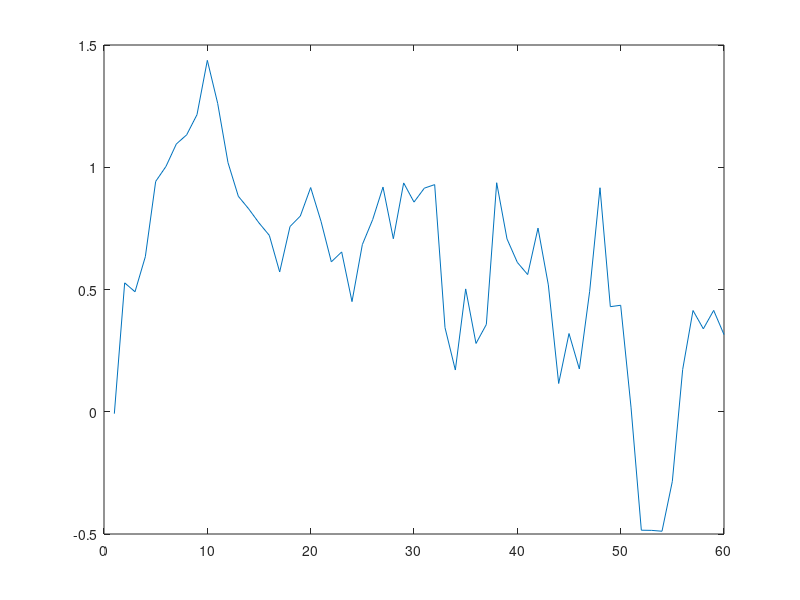

Recreate this plot in MATLAB. (Note: this script raises an error after producing the figure.)
%% Question 2

clear;

cd 'C:\Users\mpkrz\OneDrive - SGH\Dokumenty\GitHub\ps6_labour_jc'

ybart=1;

rng(0,'twister');

ybar1=1+(sqrt(0.38))*randn(1000,1);

selection=unidrnd(1000);

y1=ybar1(selection);


z=nan(60,1);

z(1)=y1-1;

z1=z(1);

gamma=0.96;
sigma2epsilon=0.045;

for j=2:60
    z(j)=gamma*z(j-1)+(sqrt(sigma2epsilon))*randn(1,1);
end

plot(z)

%% Aproximation of the process through a Markov Chain

[y,p]=tauchen(0.99,0.045,18);

[zmarkov,ind]=mcdraws(y,p,60,z1,500);

subplot(1,2,1)
plot(z); grid on;
xlabel('Length','Interpreter','latex','fontsize',12)
ylabel('z','Interpreter','latex','fontsize',12)
%set(gca,'Color',[0 0.4470 0.7410])

subplot(1,2,2)
plot(zmarkov); grid on;
xlabel('Length','Interpreter','latex','fontsize',12)
ylabel('zmarkov','Interpreter','latex','fontsize',12)
%set(gca,'Color',[0 0.4470 0.7410])

plot(zmarkov)

